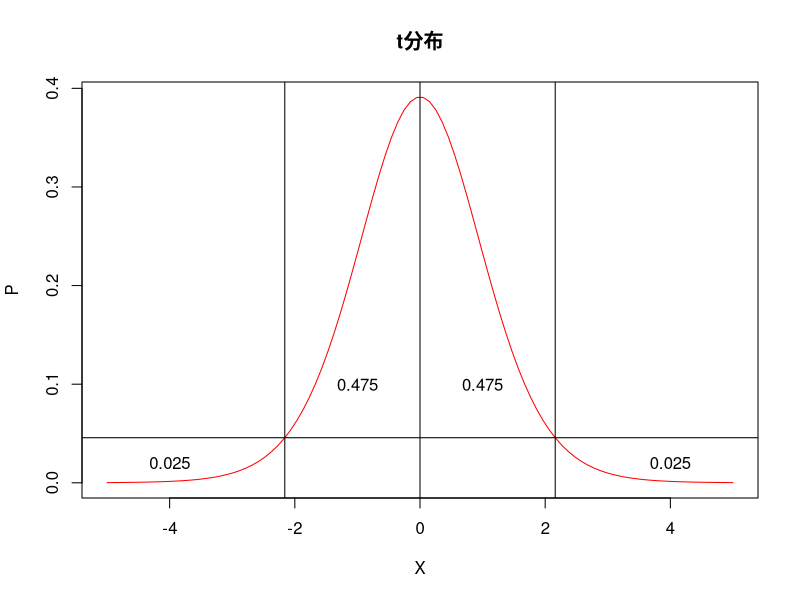

R code for this plot:
#喝减肥茶前体重（公斤）
X1 <- c(90,95,82,91,100,87,91,90,86,87,98,88,82,87)
#喝减肥茶后体重（公斤）
X2 <- c(63,71,79,73,74,65,67,73,60,76,71,72,75,62);

N <- length(X1);
df <- length(X1)-1;

#生成一个序列，从-5到5
x <- seq(-5, 5, length.out=100);
#获取t分布对应的x值的概率
y <- dt(x, df);

#绘图
plot(
  x, y,
  col="red", type='l',
  ylab='P', xlab='X',
  main="t分布"
);

#置信度的设置
config = 0.95;
#绘画出置信度下的占比区间
(1-config)/2

lEdge <- qt((1-config)/2, df)

abline(v=0)
abline(v=lEdge)
abline(h=dt(lEdge, df))
text(-4, 0.02, (1-config)/2)
text(-1, 0.1, 0.5-(1-config)/2)
#右边区间
rEdge <- qt(1-(1-config)/2, df)
#添加垂直线和横线
abline(v=rEdge)
text(4, 0.02, (1-config)/2)
text(1, 0.1, 0.5-(1-config)/2)

print(paste("置信区间为：[", lEdge, ", ", rEdge, "]", sep=""))


X1_mean <- mean(X1);
X2_mean <- mean(X2);

X1_X2_sd <- sqrt((sum((X1-X2)^2)-sum(X1-X2)^2/N)/df);

t <- (X1_mean-X2_mean)/(X1_X2_sd/sqrt(N))

#双向累计概率
p <- 2*(1-pt(t, df))
p

#一键式搞定相依样本的t检验
t.test(X1, X2, paired=TRUE)
